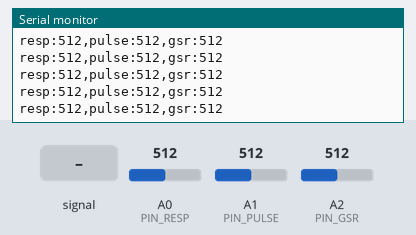
A sketch run on a simulated Arduino Uno, built with avr-gcc and run on an emulated ATmega328P. Shown: the last lines printed to the serial monitor. The inputs (shaded band) are chosen by the test bench; at power-on: A0 (PIN_RESP) = 512, A1 (PIN_PULSE) = 512, A2 (PIN_GSR) = 512.

Above: at 1.2 s.
1.3 s: A1 (PIN_PULSE) fed a 200 Hz sine of ±81 counts around its level
At 2.4 s:
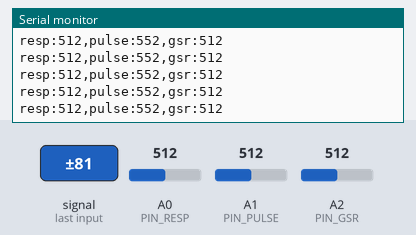
2.8 s: A0 (PIN_RESP) set to 716
At 3.6 s:
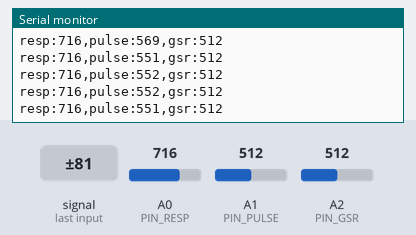
4.3 s: A1 (PIN_PULSE) set to 716
At 5.1 s:
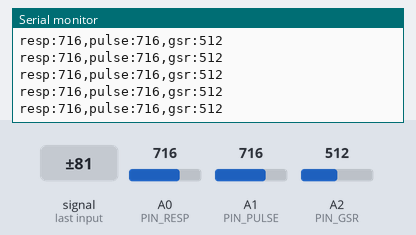
5.8 s: A2 (PIN_GSR) set to 716
At 6.9 s:
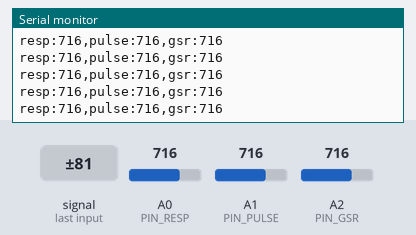
7.3 s: A1 (PIN_PULSE) fed a 1000 Hz sine of ±255 counts around its level
At 8.1 s:
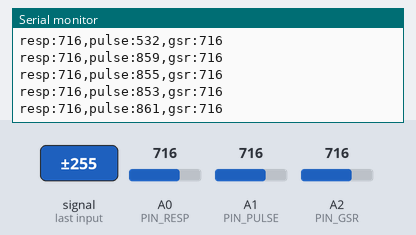
8.8 s: A0 (PIN_RESP) set to 900
At 9.8 s:
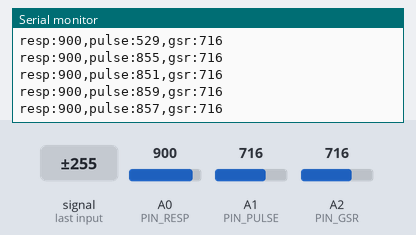
Timing chart, 0 to 11.3 s (numbered marks = the images above; inputs shaded):
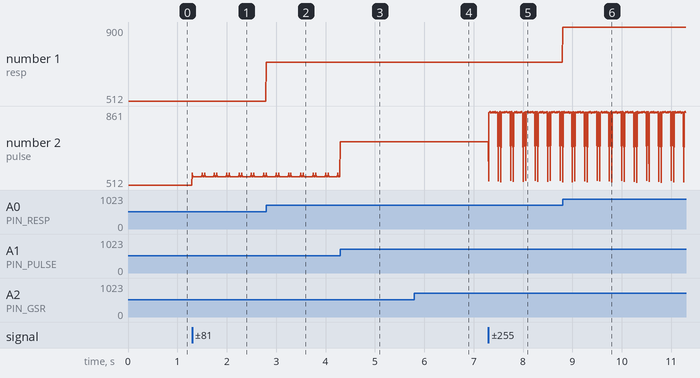

Measured:
- after the input at 1.3 s, the serial monitor: prints a new line at once (image 1)
- after the input at 2.8 s, the serial monitor: prints a new line at once (image 2)
- after the input at 4.3 s, the serial monitor: prints a new line at once (image 3)
- after the input at 5.8 s, the serial monitor: prints a new line at once (image 4)
- after the input at 7.3 s, the serial monitor: prints a new line at once (image 5)
- after the input at 8.8 s, the serial monitor: prints a new line at once (image 6)
- plotted number 1: 512 → 716 after the input at 2.8 s, 716 → 900 after the input at 8.8 s
- plotted number 2: 512 → 552 after the input at 1.3 s, 716 → 859 after the input at 7.3 s

The sketch:

polymac_firmware_v0.ino
```cpp
// PolyMac firmware v0 - three-channel sampler
// Channels: A0 = respiration (stretch cord divider), A1 = pulse, A2 = GSR
// 100 Hz fixed-rate sampling, 115200 baud.

const uint8_t PIN_RESP = A0;
const uint8_t PIN_PULSE = A1;
const uint8_t PIN_GSR = A2;

const unsigned long SAMPLE_INTERVAL_US = 10000;  // 100 Hz

// true  = labeled output for the Arduino IDE Serial Plotter (use this first)
// false = CSV "timestamp_ms,resp,pulse,gsr" for the Mac app
const bool PLOTTER_MODE = true;

unsigned long nextSampleUs;

void setup() {
  Serial.begin(115200);
  nextSampleUs = micros() + SAMPLE_INTERVAL_US;
}

void loop() {
  unsigned long now = micros();
  if ((long)(now - nextSampleUs) < 0) return;
  nextSampleUs += SAMPLE_INTERVAL_US;

  int resp = analogRead(PIN_RESP);
  int pulse = analogRead(PIN_PULSE);
  int gsr = analogRead(PIN_GSR);

  if (PLOTTER_MODE) {
    Serial.print("resp:");
    Serial.print(resp);
    Serial.print(",pulse:");
    Serial.print(pulse);
    Serial.print(",gsr:");
    Serial.println(gsr);
  } else {
    Serial.print(millis());
    Serial.print(',');
    Serial.print(resp);
    Serial.print(',');
    Serial.print(pulse);
    Serial.print(',');
    Serial.println(gsr);
  }
}
```
